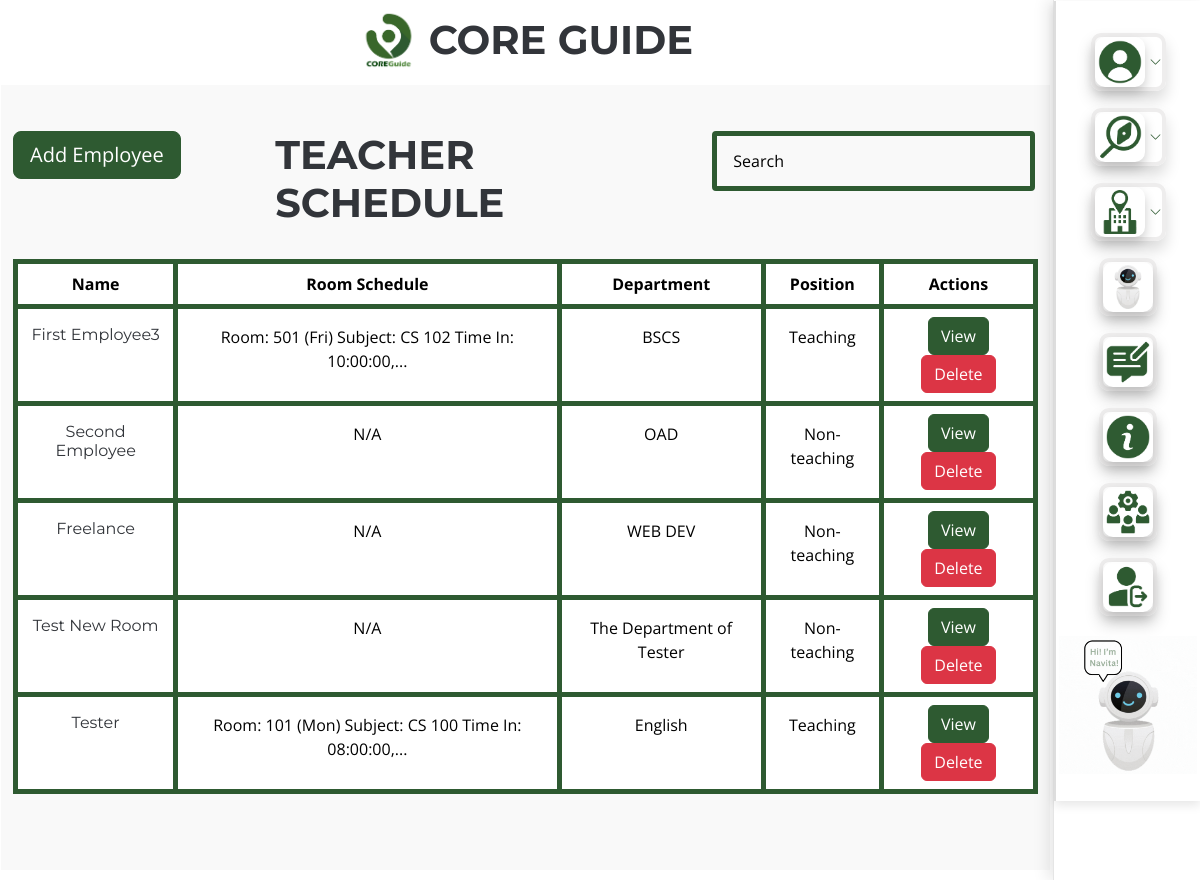
The page /superadmin/employee_schedule_feb-04.php (signed in) on the database as committed earlier.
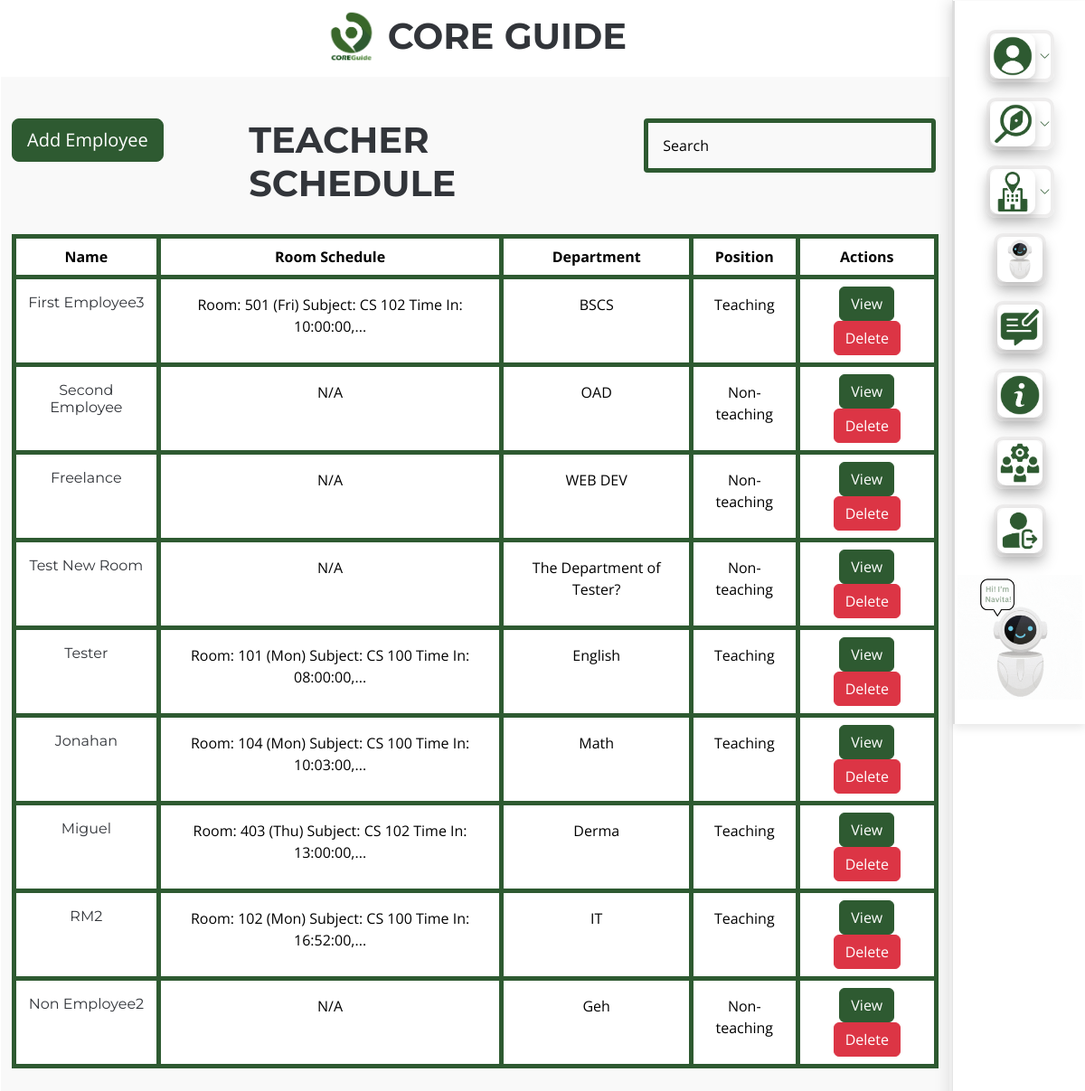
The same page on the database as committed later.
### tables this page shows
CREATE TABLE `employee_schedule` (
  `schedule_id` int(11) NOT NULL,
  `name` varchar(100) NOT NULL,
  `department` varchar(100) DEFAULT NULL,
  `position` enum('teaching','non-teaching') NOT NULL
);

### superadmin/employee_schedule_feb-04.php (the view, shortened to what this page needs)
<?php
require('../include/dbconnect.php');
?>
<!DOCTYPE html>
<html lang="en">
<head>
  <link href="../assets/vendor/bootstrap/css/bootstrap.min.css" rel="stylesheet">
  <link href="../assets/vendor/bootstrap-icons/bootstrap-icons.css" rel="stylesheet">
  <link href="../assets/vendor/aos/aos.css" rel="stylesheet">
  <link href="../assets/vendor/glightbox/css/glightbox.min.css" rel="stylesheet">
  <link href="../assets/vendor/swiper/swiper-bundle.min.css" rel="stylesheet">
  <link href="../assets/css/main.css" rel="stylesheet">
  <link href="../assets/css/custom.css" rel="stylesheet">
  <link href="../assets/css/lightgallery.css" rel="stylesheet" />
</head>
<body class="index-page">
  <?php
    include 'include/navbar.php';
  ?>
  <main class="main">
    <div class="mt-2">
      <h1 class="text-center">
      <img src="../assets/img/core/coreguide-logo.png" alt="Core Guide Logo" class="mb-2" width="60">
          <b>
            <span class="pt-3">
              CORE GUIDE
            </span>
          </b>
      </h1>
    </div>
    <section class="services section light-background">
      <div class="container" data-aos="fade-up">
   <div class="row pt-3">
        <div class="col-md-3">
            <button type="button" class="btn btn-success btn-lg" data-bs-toggle="modal" data-bs-target="#staticBackdrop" style="color: white;">
                Add Employee
            </button>
        </div>
        <div class="col-md-5 text-left">
            <h1>
              <b>
              TEACHER SCHEDULE
              </b>
            </h1>
        </div>
        <div class="col-md-4">
            <form>
                <div class="search-input">
                    <input class="form-control" type="text" id="searchInput" placeholder="Search" aria-label="Search" onkeyup="filterTable()" style="width: 99%;">
                </div>
            </form>
        </div>
    </div>
    <table class="table table-bordered border-success mt-4 text-center" id="employeeTable">
        <thead>
            <tr>
                <th scope="col">Name</th>
                <th scope="col">Room Schedule</th>
                <th scope="col">Department</th>
                <th scope="col">Position</th>
                <th scope="col">Actions</th>
            </tr>
        </thead>
        <tbody>
        <?php
$query = "
SELECT e.schedule_id, e.name, e.department, e.position, GROUP_CONCAT(DISTINCT CONCAT('Room: ', rm.room_name, ' (', r.day, ')', IF(r.subject IS NOT NULL AND r.subject <> '', CONCAT(' Subject: ', r.subject), ''), IF(r.position = 'non-teaching', CONCAT(' Time In: ', r.time_in, ' Time Out: ', r.time_out), CONCAT(' Time In: ', r.time_in))) SEPARATOR ', ') AS schedules FROM employee_schedule e LEFT JOIN real_time_schedule r ON e.schedule_id = r.employee_id LEFT JOIN room rm ON r.room_id = rm.room_id GROUP BY e.schedule_id ORDER BY e.schedule_id ASC;
    ";
$result = mysqli_query($conn, $query);
while ($row = mysqli_fetch_assoc($result)) {
    $modal_id = 'modal_' . $row['schedule_id'];
    echo "<tr>";
        echo "<th><h6 class='mt-2'>{$row['name']}</h6></th>";
        if($row['position'] == 'teaching') {
            $limited_text = strlen($row['schedules']) > 50 ? substr($row['schedules'], 0, 50) . '...' : $row['schedules'];
            echo "<th class='pt-3'>$limited_text</th>";
        } else {
            echo "<th class='pt-3'>N/A</th>";
        }
        echo "<th class='pt-3'>{$row['department']}</th>";
        echo "<th class='pt-3'>" . ucfirst($row['position']) . "</th>";
        echo "<th class='pt-2'>
                <button type='button' class='btn btn-success' data-bs-toggle='modal' data-bs-target='#{$modal_id}'>
                    View
                </button>
                <a href='include/delete_employee.php?emp_id={$row['schedule_id']}' class='btn btn-danger'>Delete</a>
              </th>";
        echo "</tr>";
}
?>
        </tbody>
    </table>
    </section>
  </main>
</body>
</html>

Rows that differ between the two databases and show on the page:
changed employee_schedule "Test New Room": department "The Department of Tester" → "The Department of Tester?"
added employee_schedule: name "Jonahan", limited_text "Room: 104 (Mon) Subject: CS 100 Time In: 10:03:00,...", department "Math", position "Teaching"
added employee_schedule: name "Miguel", limited_text "Room: 403 (Thu) Subject: CS 102 Time In: 13:00:00,...", department "Derma", position "Teaching"
added employee_schedule: name "RM2", limited_text "Room: 102 (Mon) Subject: CS 100 Time In: 16:52:00,...", department "IT", position "Teaching"
added employee_schedule: name "Non Employee2", shows "N/A", department "Geh", position "Non-teaching"
